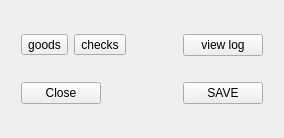
<?xml version="1.0" encoding="UTF-8"?>
<ui version="4.0">
 <class>Dialog</class>
 <widget class="QDialog" name="Dialog">
  <property name="geometry">
   <rect>
    <x>0</x>
    <y>0</y>
    <width>284</width>
    <height>138</height>
   </rect>
  </property>
  <property name="windowTitle">
   <string>Dialog</string>
  </property>
  <layout class="QVBoxLayout" name="verticalLayout">
   <item>
    <layout class="QVBoxLayout" name="mainLo">
     <property name="margin">
      <number>10</number>
     </property>
     <item>
      <layout class="QHBoxLayout" name="horizontalLayout">
       <item>
        <widget class="QToolButton" name="btn_goods">
         <property name="text">
          <string>goods</string>
         </property>
        </widget>
       </item>
       <item>
        <widget class="QToolButton" name="btn_checks">
         <property name="text">
          <string>checks</string>
         </property>
        </widget>
       </item>
       <item>
        <spacer name="horizontalSpacer">
         <property name="orientation">
          <enum>Qt::Horizontal</enum>
         </property>
         <property name="sizeHint" stdset="0">
          <size>
           <width>40</width>
           <height>20</height>
          </size>
         </property>
        </spacer>
       </item>
       <item>
        <widget class="QPushButton" name="btn_logView">
         <property name="text">
          <string>view log</string>
         </property>
         <property name="autoDefault">
          <bool>false</bool>
         </property>
        </widget>
       </item>
      </layout>
     </item>
     <item>
      <layout class="QVBoxLayout" name="tableViewLO">
       <property name="margin">
        <number>10</number>
       </property>
      </layout>
     </item>
     <item>
      <layout class="QHBoxLayout" name="horizontalLayout_2">
       <item>
        <widget class="QPushButton" name="btn_Close">
         <property name="text">
          <string>Close</string>
         </property>
         <property name="autoDefault">
          <bool>false</bool>
         </property>
        </widget>
       </item>
       <item>
        <spacer name="horizontalSpacer_2">
         <property name="orientation">
          <enum>Qt::Horizontal</enum>
         </property>
         <property name="sizeHint" stdset="0">
          <size>
           <width>40</width>
           <height>20</height>
          </size>
         </property>
        </spacer>
       </item>
       <item>
        <widget class="QPushButton" name="btn_save">
         <property name="text">
          <string>SAVE</string>
         </property>
         <property name="autoDefault">
          <bool>false</bool>
         </property>
        </widget>
       </item>
      </layout>
     </item>
    </layout>
   </item>
  </layout>
 </widget>
 <layoutdefault spacing="6" margin="11"/>
 <resources/>
 <connections/>
</ui>
